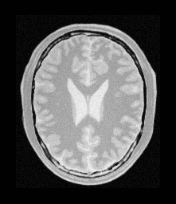
#> input picture images/img_org_translated_img.PNG, 176 x 204 px
$ python spectre_amplitude_tran.py
#> lines starting #> are read from the running program, lines starting #| are printed output that depends on the picture
import numpy as np
import matplotlib.pyplot as plt
from scipy import ndimage
from matplotlib.gridspec import GridSpec
import cv2  # Pour charger votre propre image

# 1. Charger votre image de référence
# Remplacez 'chemin_vers_votre_image.jpg' par le chemin de votre image
image_path = 'images/img_org_translated_img.PNG'
image_I = cv2.imread(image_path, cv2.IMREAD_GRAYSCALE)  # Charger en niveaux de gris
#> image_I is the input picture: shape (204, 176); min 1, max 247, mean 86

# Vérifier si l'image a bien été chargée
if image_I is None:
    raise ValueError(f"Impossible de charger l'image: {image_path}")

# 2. Créer une version translatée de l'image
shift = (10, 15)  # Translation de 30 pixels vers le bas et 50 pixels vers la droite
image_J = ndimage.shift(image_I, shift, mode='wrap')
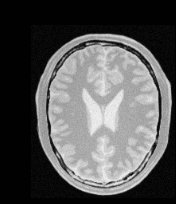
#> image_J: shape (204, 176); min 1, max 247, mean 86

# 3. Calculer la transformée de Fourier des deux images
fft_I = np.fft.fft2(image_I)
fft_J = np.fft.fft2(image_J)

# 4. Calculer les spectres d'amplitude (en prenant le module des transformées)
spectrum_I = np.abs(fft_I)
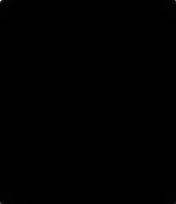
#> spectrum_I: shape (204, 176) float64; min 6.36, max 3087805, mean 3503.8; drawn with min black and max white
spectrum_J = np.abs(fft_J)

# 5. Fonction pour afficher correctement les spectres d'amplitude (centrage et passage en log)
def display_spectrum(spectrum):
    # Centrer le spectre pour une meilleure visualisation
    spectrum_centered = np.fft.fftshift(spectrum)
    # Appliquer une transformation logarithmique pour mieux visualiser
    # (ajouter 1 pour éviter log(0))
    return np.log1p(spectrum_centered)
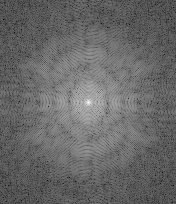
#> returned value: shape (204, 176) float64; min 2, max 14.94, mean 7.29; drawn with min black and max white

# 6. Préparation de l'affichage des 4 images demandées
plt.figure(figsize=(14, 10))
gs = GridSpec(2, 2, figure=plt.gcf())

# Image I (référence)
ax1 = plt.subplot(gs[0, 0])
ax1.imshow(image_I, cmap='gray')
ax1.set_title('Image de référence (I)')
ax1.axis('off')

# Image J (translatée)
ax2 = plt.subplot(gs[0, 1])
ax2.imshow(image_J, cmap='gray')
ax2.set_title(f'Image translatée (J) - Shift {shift}')
ax2.axis('off')

# Spectre d'amplitude de I
ax3 = plt.subplot(gs[1, 0])
ax3.imshow(display_spectrum(spectrum_I), cmap='viridis')
ax3.set_title('Spectre d\'amplitude de I')
ax3.axis('off')

# Spectre d'amplitude de J
ax4 = plt.subplot(gs[1, 1])
ax4.imshow(display_spectrum(spectrum_J), cmap='viridis')
ax4.set_title('Spectre d\'amplitude de J')
ax4.axis('off')

plt.tight_layout()

# Vérification mathématique de l'invariance
diff = np.abs(spectrum_I - spectrum_J)
max_diff = np.max(diff)
#> max_diff = 4.66e-10
mean_diff = np.mean(diff)
#> mean_diff = 2.18e-12
print(f"Différence maximale entre les spectres d'amplitude: {max_diff:.4e}")
#| Différence maximale entre les spectres d'amplitude: 4.6566e-10
print(f"Différence moyenne entre les spectres d'amplitude: {mean_diff:.4e}")
#| Différence moyenne entre les spectres d'amplitude: 2.1766e-12

# Sauvegarder la figure pour le rapport
plt.savefig('invariance_translation_2D.png', dpi=300, bbox_inches='tight')
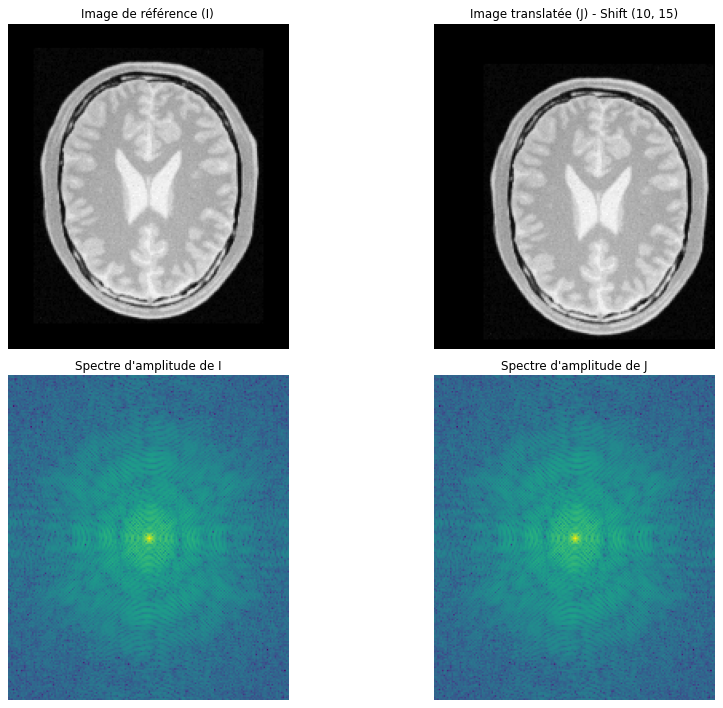
#> figure drawn by matplotlib, 4 panels
plt.show()

$ run again, with images/(10,15)_30_1.2.png copied over images/img_org_translated_img.PNG
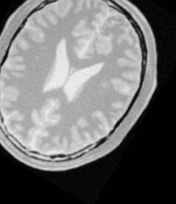
#> input picture images/(10,15)_30_1.2.png, 176 x 204 px
#> image_I is the input picture: shape (204, 176); min 0, max 244, mean 112.5
#> in display_spectrum, `return np.log1p(spectrum_centered)`:
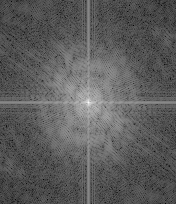
#> returned value: shape (204, 176) float64; min 2.06, max 15.21, mean 6.83; drawn with min black and max white
#> `diff = np.abs(spectrum_I - spectrum_J)`:
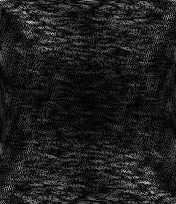
#> diff: shape (204, 176) float64; min 0.0115, max 402, mean 47.1; drawn with min black and max white
#> max_diff = 402
#> mean_diff = 47.15
#| Différence maximale entre les spectres d'amplitude: 4.0200e+02
#| Différence moyenne entre les spectres d'amplitude: 4.7145e+01

$ run again, with images/elephant_rotate_16.png copied over images/img_org_translated_img.PNG
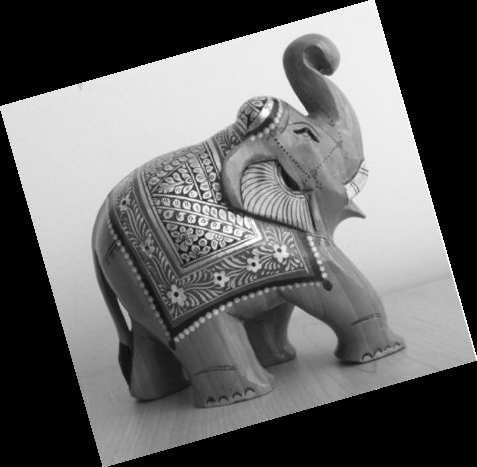
#> input picture images/elephant_rotate_16.png, 477 x 467 px
#> `diff = np.abs(spectrum_I - spectrum_J)`:
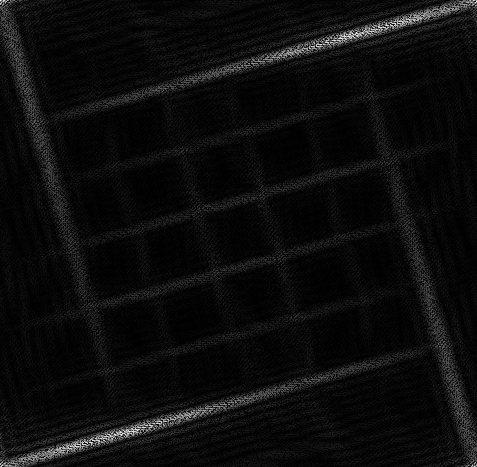
#> diff: shape (467, 477) float64; min 0.00437, max 15740, mean 762; drawn with min black and max white
#> max_diff = 15740
#> mean_diff = 762
#| Différence maximale entre les spectres d'amplitude: 1.5740e+04
#| Différence moyenne entre les spectres d'amplitude: 7.6201e+02
#> `plt.savefig('invariance_translation_2D.png', dpi=300, bbox_inches='tig..`:
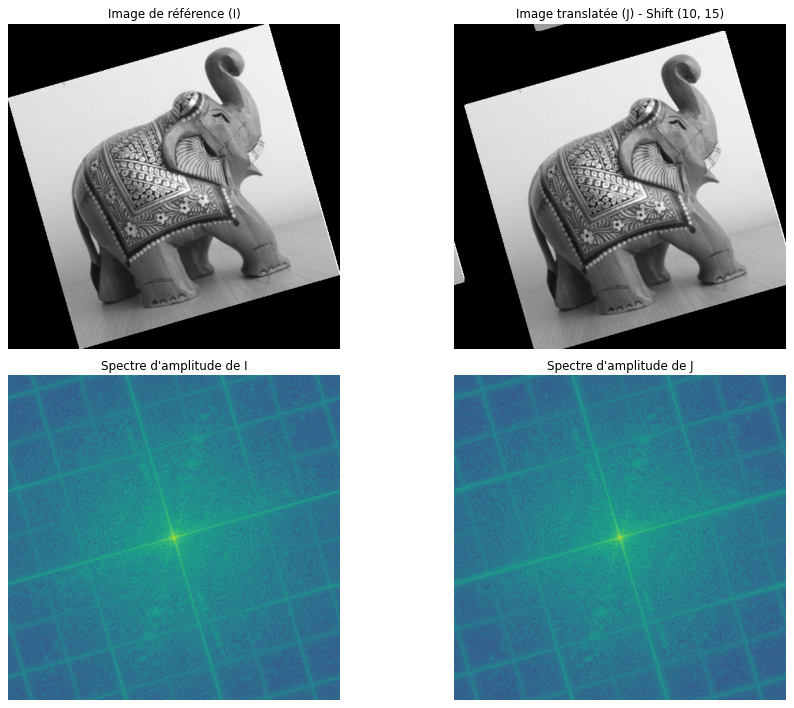
#> figure drawn by matplotlib, 4 panels
